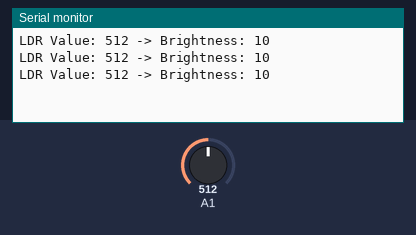
This sketch was run on a simulated Arduino Uno, built for the host (arithmetic inside an expression is 32-bit, double 64-bit). Parts: the last lines printed to the serial monitor. The inputs (shaded band) are chosen by the test bench; at power-on: A1 = 512.

Above: at 1.3 s.
1.4 s: A1 set to 716
At 1.9 s:
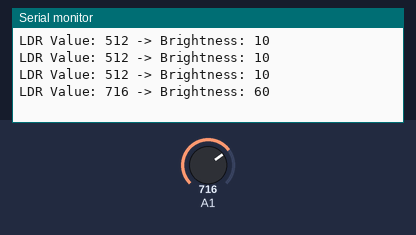
2.9 s: A1 set to 900
At 3.4 s:
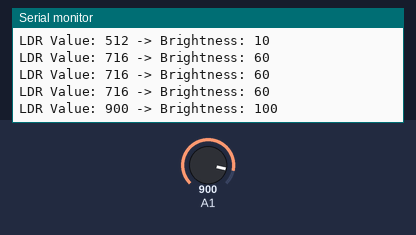
Timing chart, 0 to 5.9 s (numbered marks = the images above; inputs shaded):
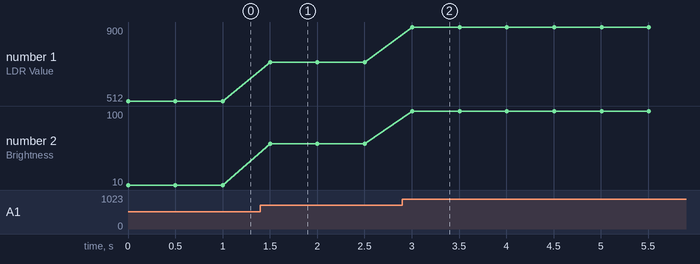

Measured:
- after the input at 1.4 s, the serial monitor: prints a new line after 0.10 s (image 1)
- after the input at 2.9 s, the serial monitor: prints a new line after 0.10 s (image 2)
- plotted number 1: 512 → 716 after the input at 1.4 s, 716 → 900 after the input at 2.9 s
- plotted number 2: 10 → 60 after the input at 1.4 s, 60 → 100 after the input at 2.9 s

The sketch:

bSlider_Control_stm.ino
```cpp
#include <SoftwareSerial.h>

SoftwareSerial nextion(PA3, PA2); // RX, TX

const int ldrPin = PA1; // Pin where the LDR is connected
const float gain = 1.0; // Gain factor to increase sensitivity

void setup() {
  // Start the SoftwareSerial
  nextion.begin(115200);
  Serial.begin(115200); // Initialize serial for debugging
  // analogReadResolution(10); // STM32 ADC is 12-bit by default
}

void loop() {
  int ldrValue = analogRead(ldrPin); // Read the light level from the LDR
    int brightness = map(ldrValue, 685, 740, 10, 100); // Map the LDR value to a brightness level (10-100)
    brightness = constrain(brightness, 10, 100);

  // brightness = constrain(brightness * gain, 0, 100);

  // Send the command to set brightness
  nextion.print("dims=");
  nextion.print(brightness);
  nextion.write(0xFF);
  nextion.write(0xFF);
  nextion.write(0xFF);

  // Adjust brightness slider
  nextion.print("pageSettings.bslider.val=");
  nextion.print(brightness);
  nextion.write(0xFF);
  nextion.write(0xFF);
  nextion.write(0xFF);

  // Update the number component to reflect the brightness level
  nextion.print("pageSettings.n0.val=");
  nextion.print(brightness);
  nextion.write(0xFF);
  nextion.write(0xFF);
  nextion.write(0xFF);

  // Debugging output
  Serial.print("LDR Value: ");
  Serial.print(ldrValue);
  Serial.print(" -> Brightness: ");
  Serial.println(brightness);

  delay(500);
}
```
